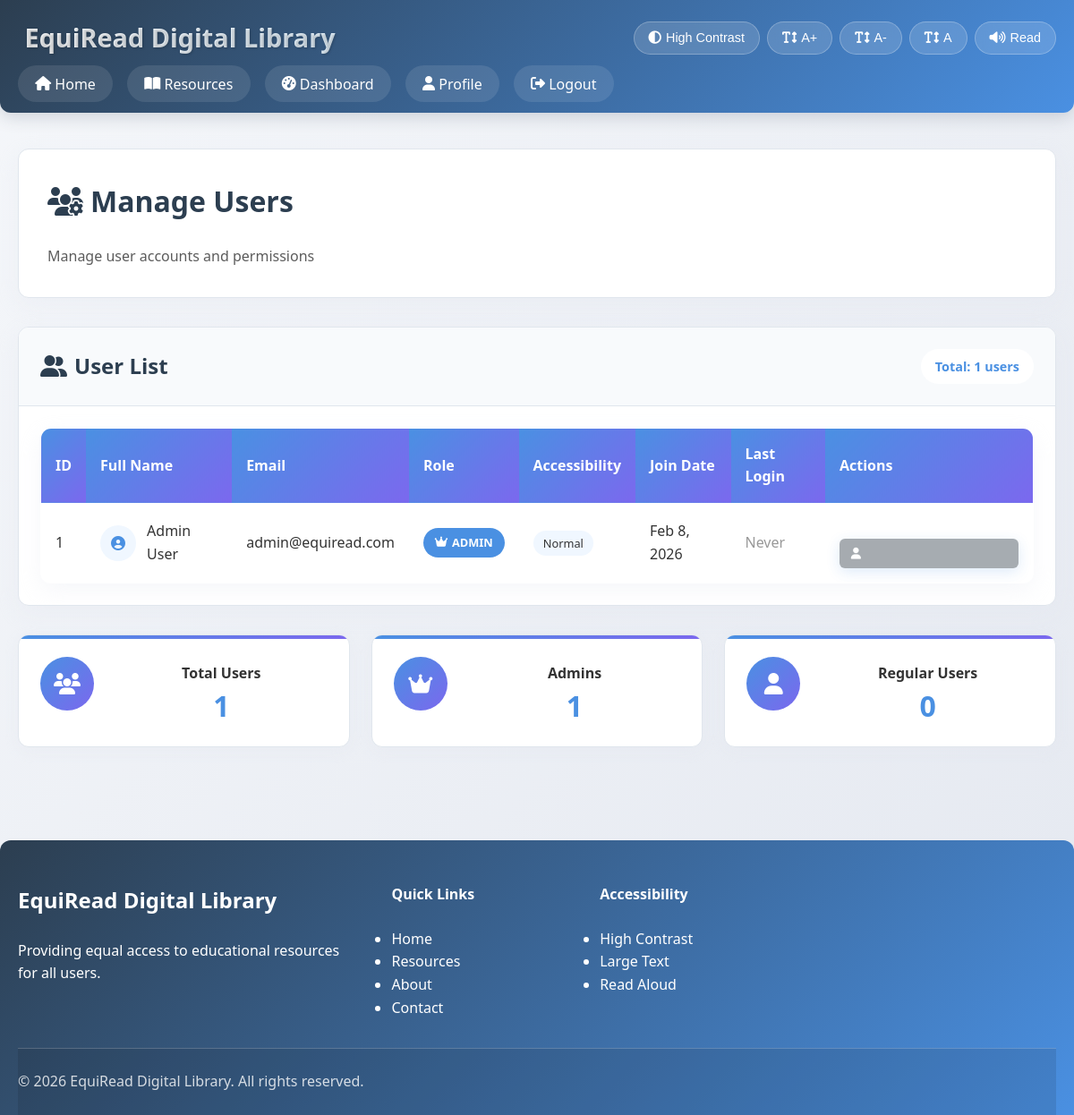
Screenshot of /manage_users.php (signed in) with the database file from the repository.
### tables this page shows
CREATE TABLE IF NOT EXISTS tbl_users (
    user_id INT AUTO_INCREMENT PRIMARY KEY,
    full_name VARCHAR(100) NOT NULL,
    email VARCHAR(100) UNIQUE NOT NULL,
    password VARCHAR(255) NOT NULL,
    accessibility_profile VARCHAR(50) DEFAULT 'normal',
    role VARCHAR(20) DEFAULT 'user',
    profile_picture VARCHAR(255) DEFAULT 'default-avatar.png',
    bio TEXT,
    join_date TIMESTAMP DEFAULT CURRENT_TIMESTAMP,
    last_login TIMESTAMP NULL,
    created_at TIMESTAMP DEFAULT CURRENT_TIMESTAMP
);

### manage_users.php (the view, shortened to what this page needs)
<?php
include 'config.php';
$users_sql = "SELECT user_id, full_name, email, role, accessibility_profile, join_date, last_login
              FROM tbl_users
              ORDER BY join_date DESC";
$users_result = mysqli_query($conn, $users_sql);
?>
<?php include 'includes/header.php'; ?>
<div class="main-content">
    <div class="container">
        <div class="page-header">
            <h1><i class="fas fa-users-cog"></i> Manage Users</h1>
            <p>Manage user accounts and permissions</p>
        </div>
        <div class="management-card">
            <div class="card-header">
                <h2><i class="fas fa-user-friends"></i> User List</h2>
                <div class="header-actions">
                    <span class="total-count">Total: <?php echo mysqli_num_rows($users_result); ?> users</span>
                </div>
            </div>
            <div class="card-content">
                <?php if(mysqli_num_rows($users_result) > 0): ?>
                <div class="table-responsive">
                    <table class="data-table">
                        <thead>
                            <tr>
                                <th>ID</th>
                                <th>Full Name</th>
                                <th>Email</th>
                                <th>Role</th>
                                <th>Accessibility</th>
                                <th>Join Date</th>
                                <th>Last Login</th>
                                <th>Actions</th>
                            </tr>
                        </thead>
                        <tbody>
                            <?php while($user = mysqli_fetch_assoc($users_result)): ?>
                            <tr>
                                <td><?php echo $user['user_id']; ?></td>
                                <td>
                                    <div class="user-cell">
                                        <div class="user-avatar-small">
                                            <i class="fas fa-user-circle"></i>
                                        </div>
                                        <?php echo htmlspecialchars($user['full_name']); ?>
                                    </div>
                                </td>
                                <td><?php echo htmlspecialchars($user['email']); ?></td>
                                <td>
                                    <span class="role-badge role-<?php echo $user['role']; ?>">
                                        <i class="fas fa-<?php echo $user['role'] == 'admin' ? 'crown' : 'user'; ?>"></i>
                                        <?php echo ucfirst($user['role']); ?>
                                    </span>
                                </td>
                                <td>
                                    <span class="accessibility-badge">
                                        <?php echo ucfirst(str_replace('-', ' ', $user['accessibility_profile'])); ?>
                                    </span>
                                </td>
                                <td><?php echo date('M j, Y', strtotime($user['join_date'])); ?></td>
                                <td>
                                    <?php if($user['last_login']): ?>
                                        <?php echo date('M j, Y', strtotime($user['last_login'])); ?>
                                    <?php else: ?>
                                        <span class="text-muted">Never</span>
                                    <?php endif; ?>
                                </td>
                                <td>
                                    <div class="action-buttons">
                                        <?php if($user['user_id'] != $_SESSION['user_id']): ?>
                                            <a href="manage_users.php?action=toggle_role&id=<?php echo $user['user_id']; ?>"
                                               class="btn btn-small btn-warning"
                                               title="Toggle Role">
                                                <i class="fas fa-sync-alt"></i>
                                            </a>
                                            <a href="manage_users.php?action=delete&id=<?php echo $user['user_id']; ?>"
                                               class="btn btn-small btn-danger"
                                               title="Delete User"
                                               onclick="return confirm('Are you sure you want to delete this user?')">
                                                <i class="fas fa-trash"></i>
                                            </a>
                                        <?php else: ?>
                                            <span class="btn btn-small btn-disabled" title="Current User">
                                                <i class="fas fa-user"></i>
                                            </span>
                                        <?php endif; ?>
                                    </div>
                                </td>
                            </tr>
                            <?php endwhile; ?>
                        </tbody>
                    </table>
                </div>
                <?php endif; ?>
            </div>
        </div>
        <div class="management-stats">
            <div class="stat-card">
                <div class="stat-icon">
                    <i class="fas fa-users"></i>
                </div>
                <div class="stat-info">
                    <h3>Total Users</h3>
                    <p class="stat-number"><?php echo mysqli_num_rows($users_result); ?></p>
                </div>
            </div>
            <div class="stat-card">
                <div class="stat-icon">
                    <i class="fas fa-crown"></i>
                </div>
                <div class="stat-info">
                    <h3>Admins</h3>
                    <p class="stat-number">
                        <?php
                        $admin_count = mysqli_fetch_assoc(mysqli_query($conn, "SELECT COUNT(*) as count FROM tbl_users WHERE role = 'admin'"))['count'];
                        echo $admin_count;
                        ?>
                    </p>
                </div>
            </div>
            <div class="stat-card">
                <div class="stat-icon">
                    <i class="fas fa-user"></i>
                </div>
                <div class="stat-info">
                    <h3>Regular Users</h3>
                    <p class="stat-number">
                        <?php
                        $user_count = mysqli_fetch_assoc(mysqli_query($conn, "SELECT COUNT(*) as count FROM tbl_users WHERE role = 'user'"))['count'];
                        echo $user_count;
                        ?>
                    </p>
                </div>
            </div>
        </div>
    </div>
</div>
<?php include 'includes/footer.php'; ?>

### rows the page displays
tbl_users: user_id "1", full_name "Admin User", email "admin@equiread.com", role "ADMIN", accessibility_profile "Normal", join_date "Feb 8, 2026", shows "Never"

### other values shown
mysqli_num_rows($users_result) "1"
$admin_count "1"
$user_count "0"
